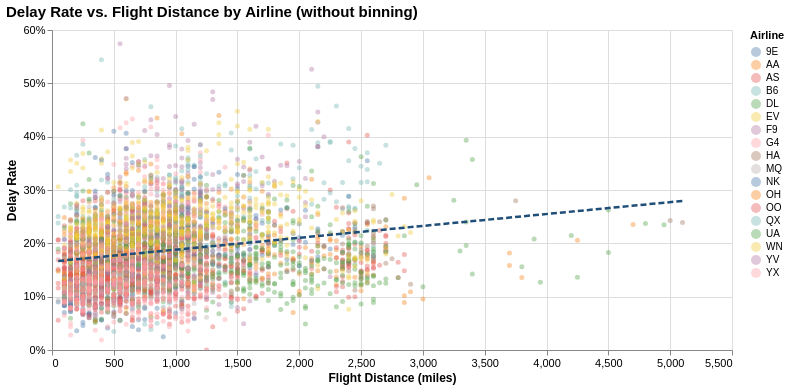

The notebook cell this image was saved under:
### Markdown cell above
#### Observations: Delay Rate vs. Flight Distance by Airline
**Note**: the choice was made to bin the median distances to reduce the insane amount of clutter without binning. I will provide an unbinned chart below to demonstrate why.

In this scatterplot, we are simply looking for a relationship between delay rate and flight distance in a route. The illustrated trend line shows a very weak positive relationship with the two. This informs us that flight distance is not a strong indicator for delays.

### Code cell
if DISTANCE_COL in df.columns:

    # ── Aggregate at route level instead of distance buckets ───────────────
    # Each point = one airline's average on a specific distance rounded to
    # the nearest 50 miles — gives natural spread along the x-axis
    dist_agg = (
        df.groupby([CARRIER_COL, DISTANCE_COL], observed=True)
        .agg(delay_rate=('IS_DELAYED', 'mean'), count=('IS_DELAYED', 'count'))
        .query('count > 50')
        .reset_index()
    )

    # Round distance to nearest 50mi to reduce overplotting while keeping spread
    dist_agg['dist_rounded'] = (dist_agg[DISTANCE_COL] / 50).round() * 50

    base = alt.Chart(dist_agg)

    scatter = base.mark_circle(opacity=0.4, size=25).encode(
        x=alt.X('dist_rounded:Q', axis=alt.Axis(title='Flight Distance (miles)')),
        y=alt.Y('delay_rate:Q',   axis=alt.Axis(format='%', title='Delay Rate')),
        color=alt.Color(f'{CARRIER_COL}:N', scale=alt.Scale(scheme='tableau10'),
                        legend=alt.Legend(title='Airline')),
        tooltip=[
            alt.Tooltip(f'{CARRIER_COL}:N', title='Airline'),
            alt.Tooltip('dist_rounded:Q',   title='Distance (mi)', format='.0f'),
            alt.Tooltip('delay_rate:Q',     title='Delay Rate', format='.1%'),
            alt.Tooltip('count:Q',          title='Flights')
        ]
    )

    trend = base.transform_regression(
        'dist_rounded', 'delay_rate'
    ).mark_line(
        color='#1F4E79', strokeWidth=2.5, strokeDash=[6, 3]
    ).encode(
        x='dist_rounded:Q',
        y='delay_rate:Q'
    )

    chart_dist = (
        (scatter + trend)
        .properties(
            title='Delay Rate vs. Flight Distance by Airline (without binning)',
            width=680, height=320
        )
        .configure_title(fontSize=15, anchor='start')
        .configure_axis(labelFontSize=11, titleFontSize=12)
        .interactive()
    )

    display(chart_dist)

### Figure 1 — Vega-Lite specification as saved in the notebook (floating-point values rounded to 4 significant figures; data arrays with more than 128 entries replaced by an {"elided": "..."} marker saying what was removed)
{"config": {"view": {"continuousWidth": 300, "continuousHeight": 300}, "axis": {"labelFontSize": 11, "titleFontSize": 12}, "title": {"anchor": "start", "fontSize": 15}}, "layer": [{"mark": {"type": "circle", "opacity": 0.4, "size": 25}, "encoding": {"color": {"field": "AIRLINE_CODE", "legend": {"title": "Airline"}, "scale": {"scheme": "tableau10"}, "type": "nominal"}, "tooltip": [{"field": "AIRLINE_CODE", "title": "Airline", "type": "nominal"}, {"field": "dist_rounded", "format": ".0f", "title": "Distance (mi)", "type": "quantitative"}, {"field": "delay_rate", "format": ".1%", "title": "Delay Rate", "type": "quantitative"}, {"field": "count", "title": "Flights", "type": "quantitative"}], "x": {"axis": {"title": "Flight Distance (miles)"}, "field": "dist_rounded", "type": "quantitative"}, "y": {"axis": {"format": "%", "title": "Delay Rate"}, "field": "delay_rate", "type": "quantitative"}}, "name": "view_6"}, {"mark": {"type": "line", "color": "#1F4E79", "strokeDash": [6, 3], "strokeWidth": 2.5}, "encoding": {"x": {"field": "dist_rounded", "type": "quantitative"}, "y": {"field": "delay_rate", "type": "quantitative"}}, "transform": [{"on": "dist_rounded", "regression": "delay_rate"}]}], "data": {"name": "data-5e06d1eb833d8bcaf3f2392a5a71c57e"}, "height": 320, "params": [{"name": "param_6", "select": {"type": "interval", "encodings": ["x", "y"]}, "bind": "scales", "views": ["view_6"]}], "title": "Delay Rate vs. Flight Distance by Airline (without binning)", "width": 680, "$schema": "https://vega.github.io/schema/vega-lite/v5.20.1.json", "datasets": {"data-5e06d1eb833d8bcaf3f2392a5a71c57e": {"elided": "5235 records"}}}
